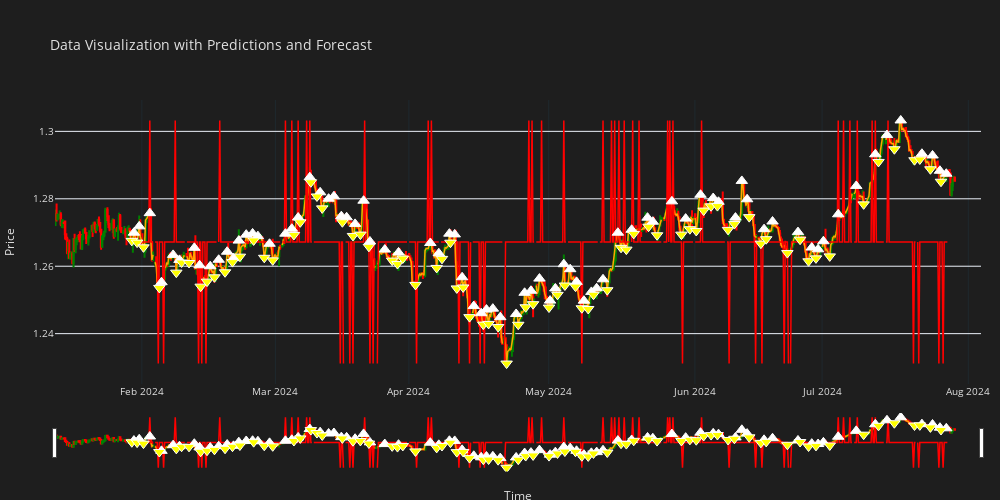

This figure's notebook cell:
### Code cell
file='../fin_data/GBP_USD_H4.pkl'
start_date="2024-01-12 07:30"
end_date="2024-07-29 21:00"

# Load data
df_raw = pd.read_pickle(file)
df = DataHandler.load_data(df_raw, start_date, end_date)

# Plot data with peaks
fig = go.Figure()
fig = Visualizer.plot_with_peaks(df, fig=fig, plot_data=True, plot_ma=False, plot_peaks=False)

# Plot peaks
end_date="2024-07-26 21:00"

# Load the data
df = DataHandler.load_data(df_raw, start_date, end_date)
# Define features
features = ['Open', 'High', 'Low', 'Close', 'Volume', 'RSI', 'MACD', '%K', 'CO', 'CU']
            
# Feature Engineering
df, time, X, y = FeatureEngineer.add_features(df=df, features=features)
df.drop(['Signal'], axis=1, inplace=True)
df['Signal'] = FeatureEngineer.find_peaks_and_valleys(df=df[['Time', 'Close']], 
                                      distance=5, prominence=0.01)

# Identify peaks/valleys
peak_indices = (df['Signal'] > 1.9).sum()
valley_indices = (df['Signal'] < 0.1).sum()

# Plot data with peaks
Visualizer.plot_with_peaks(df, fig=fig, plot_data=False, plot_ma=True, plot_peaks=True, plot_stoch=True)
fig.show()
